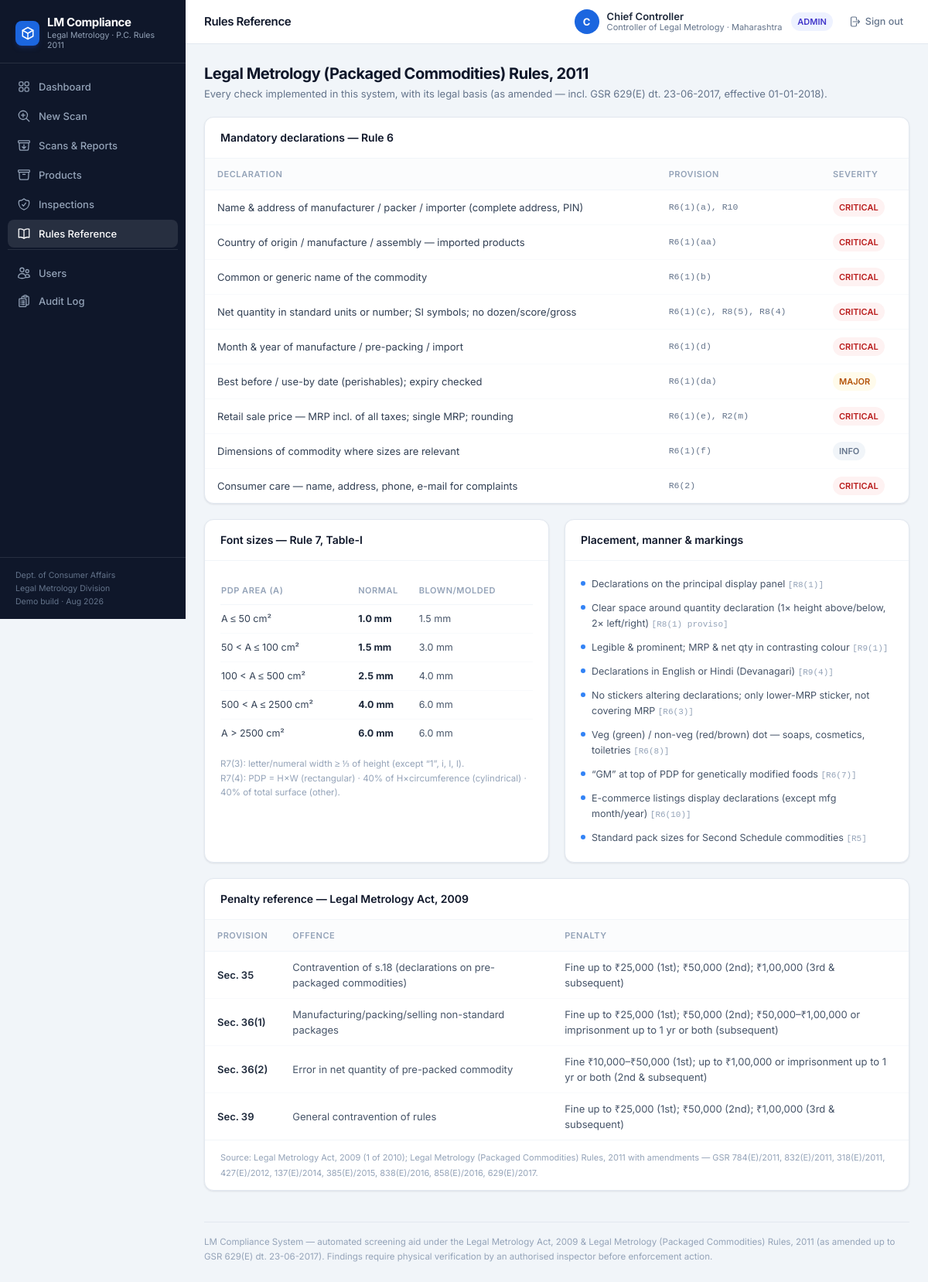
The page /docs (signed in) on the database its author committed.
### tables this page shows
CREATE TABLE users (
  id INTEGER PRIMARY KEY AUTOINCREMENT,
  username TEXT UNIQUE NOT NULL,
  password_hash TEXT NOT NULL,
  full_name TEXT NOT NULL,
  role TEXT NOT NULL CHECK(role IN ('admin','inspector','viewer')),
  designation TEXT DEFAULT '',
  state TEXT DEFAULT '',
  is_active INTEGER DEFAULT 1,
  created_at TEXT DEFAULT (datetime('now','localtime'))
);

### app.py (the view)
@app.route("/docs")
@login_required
def docs():
    return render_template("docs.html")

### app.py (called while the page is built)
def current_user():
    uid = session.get("uid")
    if not uid:
        u = _user_from_token(request.args.get("token") or request.headers.get("X-Auth-Token"))
        if u:
            return u
        return None
    conn = db.get_conn()
    u = conn.execute("SELECT * FROM users WHERE id=? AND is_active=1", (uid,)).fetchone()
    conn.close()
    return u

def login_required(f):
    @wraps(f)
    def w(*a, **k):
        if not current_user():
            return redirect(url_for("login", next=request.path))
        return f(*a, **k)
    return w

@app.context_processor
def inject_globals():
    return {"cur_user": current_user(), "now": datetime.now()}

### core/db.py (called while the page is built)
def get_conn():
    conn = sqlite3.connect(DB_PATH)
    conn.row_factory = sqlite3.Row
    conn.execute("PRAGMA foreign_keys=ON")
    return conn

### templates/docs.html (shortened to what this page needs)
{% extends "base.html" %}
{% block crumb %}Rules Reference{% endblock %}
{% block content %}
<div class="mb-5">
  <h1 class="text-xl font-bold text-slate-900 tracking-tight">Legal Metrology (Packaged Commodities) Rules, 2011</h1>
  <p class="text-[13px] text-slate-500 mt-0.5">Every check implemented in this system, with its legal basis
  (as amended — incl. GSR 629(E) dt. 23-06-2017, effective 01-01-2018).</p>
</div>
<div class="card overflow-hidden mb-5">
  <div class="px-5 py-4 border-b border-slate-100"><h2 class="text-[14px] font-semibold text-slate-900">Mandatory declarations — Rule 6</h2></div>
  <div class="overflow-x-auto">
    <table class="w-full text-[13px]">
      <thead>
        <tr class="text-left text-[11px] uppercase tracking-wider text-slate-400 border-b border-slate-100 bg-slate-50/60">
          <th class="px-4 py-2.5 font-semibold">Declaration</th>
          <th class="px-4 py-2.5 font-semibold">Provision</th>
          <th class="px-4 py-2.5 font-semibold">Severity</th>
        </tr>
      </thead>
      <tbody class="divide-y divide-slate-50">
        {% for a, b, c in rules6 %}
        <tr class="hover:bg-slate-50/60">
          <td class="px-4 py-2.5 text-slate-700">{{ a|safe }}</td>
          <td class="px-4 py-2.5 font-mono text-[11.5px] text-slate-500">{{ b }}</td>
          <td class="px-4 py-2.5"><span class="pill {{ 'bg-red-50 text-red-700' if c=='CRITICAL' else ('bg-amber-50 text-amber-700' if c=='MAJOR' else 'bg-slate-100 text-slate-500') }}">{{ c }}</span></td>
        </tr>
        {% endfor %}
      </tbody>
    </table>
  </div>
</div>
<div class="grid lg:grid-cols-2 gap-5">
  <div class="card overflow-hidden">
    <div class="px-5 py-4 border-b border-slate-100"><h2 class="text-[14px] font-semibold text-slate-900">Font sizes — Rule 7, Table-I</h2></div>
    <div class="p-5">
      <table class="w-full text-[12.5px]">
        <thead>
          <tr class="text-left text-[11px] uppercase tracking-wider text-slate-400 border-b border-slate-100">
            <th class="py-2 font-semibold">PDP area (A)</th>
            <th class="py-2 font-semibold">Normal</th>
            <th class="py-2 font-semibold">Blown/molded</th>
          </tr>
        </thead>
        <tbody class="divide-y divide-slate-50">
          {% set table1 = [('A ≤ 50 cm²','1.0 mm','1.5 mm'),('50 < A ≤ 100 cm²','1.5 mm','3.0 mm'),('100 < A ≤ 500 cm²','2.5 mm','4.0 mm'),('500 < A ≤ 2500 cm²','4.0 mm','6.0 mm'),('A > 2500 cm²','6.0 mm','6.0 mm')] %}
          {% for a, n, b in table1 %}
          <tr><td class="py-2 text-slate-700">{{ a }}</td><td class="py-2 font-bold text-slate-800">{{ n }}</td><td class="py-2 text-slate-600">{{ b }}</td></tr>
          {% endfor %}
        </tbody>
      </table>
      <p class="mt-3 text-[11.5px] text-slate-400 leading-relaxed">R7(3): letter/numeral width ≥ ⅓ of height (except “1”, i, I, l).<br>
      R7(4): PDP = H×W (rectangular) · 40% of H×circumference (cylindrical) · 40% of total surface (other).</p>
    </div>
  </div>
  <div class="card overflow-hidden">
    <div class="px-5 py-4 border-b border-slate-100"><h2 class="text-[14px] font-semibold text-slate-900">Placement, manner &amp; markings</h2></div>
    <div class="p-5 space-y-2.5 text-[12.5px]">
      {% for a, b in misc %}
      <div class="flex items-start gap-2">
        <span class="mt-1.5 w-1.5 h-1.5 rounded-full bg-brand-500 shrink-0"></span>
        <span class="text-slate-600">{{ a|safe }} <span class="text-slate-400 font-mono text-[11px]">[{{ b }}]</span></span>
      </div>
      {% endfor %}
    </div>
  </div>
</div>
<div class="card mt-5 overflow-hidden">
  <div class="px-5 py-4 border-b border-slate-100"><h2 class="text-[14px] font-semibold text-slate-900">Penalty reference — Legal Metrology Act, 2009</h2></div>
  <div class="overflow-x-auto">
    <table class="w-full text-[13px]">
      <thead>
        <tr class="text-left text-[11px] uppercase tracking-wider text-slate-400 border-b border-slate-100 bg-slate-50/60">
          <th class="px-4 py-2.5 font-semibold">Provision</th>
          <th class="px-4 py-2.5 font-semibold">Offence</th>
          <th class="px-4 py-2.5 font-semibold">Penalty</th>
        </tr>
      </thead>
      <tbody class="divide-y divide-slate-50">
        {% for a, b, c in penalties %}
        <tr class="hover:bg-slate-50/60">
          <td class="px-4 py-2.5 font-semibold text-slate-800">{{ a }}</td>
          <td class="px-4 py-2.5 text-slate-600">{{ b }}</td>
          <td class="px-4 py-2.5 text-slate-600">{{ c|safe }}</td>
        </tr>
        {% endfor %}
      </tbody>
    </table>
  </div>
  <div class="px-5 py-3 border-t border-slate-100 text-[11px] text-slate-400">
    Source: Legal Metrology Act, 2009 (1 of 2010); Legal Metrology (Packaged Commodities) Rules, 2011 with
    amendments — GSR 784(E)/2011, 832(E)/2011, 318(E)/2011, 427(E)/2012, 137(E)/2014, 385(E)/2015,
    838(E)/2016, 858(E)/2016, 629(E)/2017.
  </div>
</div>
{% endblock %}

### templates/base.html (shortened to what this page needs)
<!doctype html>
<html lang="en">
<head>
<link rel="stylesheet" href="{{ url_for('static', filename='fonts/fonts.css') }}">
<link rel="stylesheet" href="{{ url_for('static', filename='css/ui.css') }}">
</head>
<body class="bg-slate-100">
<div class="flex min-h-screen">
  <aside class="w-60 shrink-0 bg-slate-900 text-slate-300 flex flex-col sticky top-0 h-screen">
    <div class="px-5 pt-5 pb-4 border-b border-white/10">
      <div class="flex items-center gap-2.5">
        <div class="w-8 h-8 rounded-lg bg-brand-600 flex items-center justify-center text-white shadow-md shadow-blue-900/40">
          <svg class="w-4.5 h-4.5" style="width:18px;height:18px" viewBox="0 0 24 24" fill="none" stroke="currentColor" stroke-width="2" stroke-linecap="round" stroke-linejoin="round"><path d="M12 2 3 7v10l9 5 9-5V7l-9-5z"/><path d="m3 7 9 5 9-5"/><path d="M12 12v10"/></svg>
        </div>
        <div>
          <div class="text-[15px] font-bold text-white leading-tight tracking-tight">LM Compliance</div>
          <div class="text-[10.5px] text-slate-400 leading-tight">Legal Metrology · P.C. Rules 2011</div>
        </div>
      </div>
    </div>
    <nav class="flex-1 py-3 px-2.5 space-y-0.5 overflow-y-auto">
      {% set navs = [
        ('dashboard', 'dashboard', 'Dashboard'),
        ('scan_new', 'scan', 'New Scan'),
        ('scans', 'archive', 'Scans & Reports'),
        ('products', 'box', 'Products'),
        ('inspections', 'shield', 'Inspections'),
        ('docs', 'book', 'Rules Reference')
      ] %}
      {% for ep, icon, lbl in navs %}
      <a href="{{ url_for(ep) }}" class="flex items-center gap-2.5 px-3 py-2 rounded-lg text-[13px] font-medium transition
        {{ 'bg-white/10 text-white' if request.endpoint == ep else 'text-slate-400 hover:text-white hover:bg-white/5' }}">
        <svg class="w-[18px] h-[18px] shrink-0" viewBox="0 0 24 24" fill="none" stroke="currentColor" stroke-width="1.7" stroke-linecap="round" stroke-linejoin="round">{{ icons[icon]|safe }}</svg>
        {{ lbl }}
      </a>
      {% endfor %}
      {% if cur_user and cur_user['role'] == 'admin' %}
      <div class="pt-3 mt-3 border-t border-white/10">
        <a href="{{ url_for('users') }}" class="flex items-center gap-2.5 px-3 py-2 rounded-lg text-[13px] font-medium transition {{ 'bg-white/10 text-white' if request.endpoint == 'users' else 'text-slate-400 hover:text-white hover:bg-white/5' }}">
          <svg class="w-[18px] h-[18px] shrink-0" viewBox="0 0 24 24" fill="none" stroke="currentColor" stroke-width="1.7" stroke-linecap="round" stroke-linejoin="round">{{ icons['users']|safe }}</svg>
          Users
        </a>
        <a href="{{ url_for('audit') }}" class="flex items-center gap-2.5 px-3 py-2 rounded-lg text-[13px] font-medium transition {{ 'bg-white/10 text-white' if request.endpoint == 'audit' else 'text-slate-400 hover:text-white hover:bg-white/5' }}">
          <svg class="w-[18px] h-[18px] shrink-0" viewBox="0 0 24 24" fill="none" stroke="currentColor" stroke-width="1.7" stroke-linecap="round" stroke-linejoin="round">{{ icons['audit']|safe }}</svg>
          Audit Log
        </a>
      </div>
      {% endif %}
    </nav>
    <div class="px-5 py-3.5 border-t border-white/10 text-[10.5px] text-slate-500 leading-relaxed">
      Dept. of Consumer Affairs<br>Legal Metrology Division<br>Demo build · Aug 2026
    </div>
  </aside>
  <div class="flex-1 min-w-0 flex flex-col">
    <header class="bg-white border-b border-slate-200 px-6 py-3 flex items-center justify-between gap-4 sticky top-0 z-30">
      <div class="text-[15px] font-semibold text-slate-900 tracking-tight">{% block crumb %}{% endblock %}</div>
      {% if cur_user %}
      <div class="flex items-center gap-3">
        <div class="hidden sm:flex items-center gap-2.5">
          <div class="w-8 h-8 rounded-full bg-brand-600 text-white flex items-center justify-center text-[13px] font-bold">{{ cur_user['full_name'][:1]|upper }}</div>
          <div class="leading-tight">
            <div class="text-[13px] font-semibold text-slate-800">{{ cur_user['full_name'] }}</div>
            <div class="text-[11px] text-slate-500">{{ cur_user['designation'] or cur_user['role']|capitalize }} · {{ cur_user['state'] or '—' }}</div>
          </div>
        </div>
        <span class="pill {{ 'bg-slate-100 text-slate-600' if cur_user['role']=='viewer' else ('bg-blue-50 text-blue-700' if cur_user['role']=='inspector' else 'bg-indigo-50 text-indigo-700') }} hidden sm:inline-flex">{{ cur_user['role']|upper }}</span>
        <a href="{{ url_for('logout') }}" onclick="lmLogout(event)" class="inline-flex items-center gap-1.5 text-[12.5px] font-medium text-slate-500 hover:text-slate-800 transition px-2 py-1.5 rounded-lg hover:bg-slate-100">
          <svg class="w-4 h-4" viewBox="0 0 24 24" fill="none" stroke="currentColor" stroke-width="1.8" stroke-linecap="round" stroke-linejoin="round"><path d="M15.75 9V5.25A2.25 2.25 0 0 0 13.5 3h-6a2.25 2.25 0 0 0-2.25 2.25v13.5A2.25 2.25 0 0 0 7.5 21h6a2.25 2.25 0 0 0 2.25-2.25V15m3 0 3-3m0 0-3-3m3 3H9"/></svg>
          Sign out
        </a>
      </div>
      {% endif %}
    </header>
    <main class="flex-1 px-6 py-6 max-w-[1280px] w-full mx-auto">
      {% block content %}{% endblock %}
      <footer class="mt-10 pt-4 border-t border-slate-200 text-[11.5px] text-slate-400 leading-relaxed">
        LM Compliance System — automated screening aid under the Legal Metrology Act, 2009 &amp; Legal
        Metrology (Packaged Commodities) Rules, 2011 (as amended up to GSR 629(E) dt. 23-06-2017).
        Findings require physical verification by an authorised inspector before enforcement action.
      </footer>
    </main>
  </div>
</div>
</body>
</html>

### rows shown on the page
users: full_name "C", full_name "Chief Controller", designation "Controller of Legal Metrology", state "Maharashtra", role "ADMIN"

### other values the page prints
{{ lbl }} "Dashboard" "New Scan" "Scans & Reports" "Products" "Inspections" "Rules Reference"
{{ a|safe }} "Name & address of manufacturer / packer / importer (complete address, PIN)" "Country of origin / manufacture / assembly — imported products" "Common or generic name of the commodity" "Net quantity in standard units or number; SI symbols; no dozen/score/gross" "Month & year of manufacture / pre-packing / import" "Best before / use-by date (perishables); expiry checked" "Retail sale price — MRP incl. of all taxes; single MRP; rounding" "Dimensions of commodity where sizes are relevant" "Consumer care — name, address, phone, e-mail for complaints"
{{ b }} "R6(1)(a), R10" "R6(1)(aa)" "R6(1)(b)" "R6(1)(c), R8(5), R8(4)" "R6(1)(d)" "R6(1)(da)" "R6(1)(e), R2(m)" "R6(1)(f)" "R6(2)"
{{ c }} "CRITICAL" "CRITICAL" "CRITICAL" "CRITICAL" "CRITICAL" "MAJOR" "CRITICAL" "INFO" "CRITICAL"
{{ a }} "A ≤ 50 cm²" "50 < A ≤ 100 cm²" "100 < A ≤ 500 cm²" "500 < A ≤ 2500 cm²" "A > 2500 cm²"
{{ n }} "1.0 mm" "1.5 mm" "2.5 mm" "4.0 mm" "6.0 mm"
{{ b }} "1.5 mm" "3.0 mm" "4.0 mm" "6.0 mm" "6.0 mm"
{{ a|safe }} "Declarations on the principal display panel" "Clear space around quantity declaration (1× height above/below, 2× left/right)" "Legible & prominent; MRP & net qty in contrasting colour" "Declarations in English or Hindi (Devanagari)" "No stickers altering declarations; only lower-MRP sticker, not covering MRP" "Veg (green) / non-veg (red/brown) dot — soaps, cosmetics, toiletries" "“GM” at top of PDP for genetically modified foods" "E-commerce listings display declarations (except mfg month/year)" "Standard pack sizes for Second Schedule commodities"
{{ b }} "R8(1)" "R8(1) proviso" "R9(1)" "R9(4)" "R6(3)" "R6(8)" "R6(7)" "R6(10)" "R5"
{{ a }} "Sec. 35" "Sec. 36(1)" "Sec. 36(2)" "Sec. 39"
{{ b }} "Contravention of s.18 (declarations on pre-packaged commodities)" "Manufacturing/packing/selling non-standard packages" "Error in net quantity of pre-packed commodity" "General contravention of rules"
{{ c|safe }} "Fine up to ₹25,000 (1st); ₹50,000 (2nd); ₹1,00,000 (3rd & subsequent)" "Fine up to ₹25,000 (1st); ₹50,000 (2nd); ₹50,000–₹1,00,000 or imprisonment up to 1 yr or both (subsequent)" "Fine ₹10,000–₹50,000 (1st); up to ₹1,00,000 or imprisonment up to 1 yr or both (2nd & subsequent)" "Fine up to ₹25,000 (1st); ₹50,000 (2nd); ₹1,00,000 (3rd & subsequent)"
